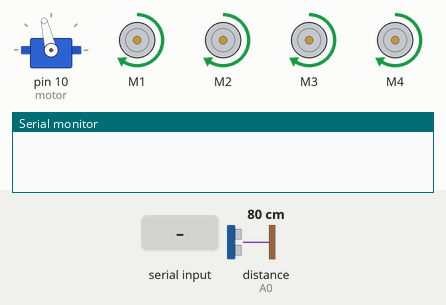
The sketch below on a simulated Arduino Uno, built with avr-gcc and run on an emulated ATmega328P. Parts: servo, 4 × DC motor (green arrow = forward, orange = backward, longer = faster), the last lines printed to the serial monitor. Wiring (inferred from the names in the program): ultrasonic range finder: trigger A1; echo A0. The inputs (shaded band) are chosen by the test bench; at power-on: distance to the obstacle (sensor on A0) 80 cm. The echo pulse lasts 58.3 µs per cm.

Above: at 1.2 s.
1.3 s: distance to the obstacle (sensor on A0) set to 28 cm
2.8 s: distance to the obstacle (sensor on A0) set to 24 cm
At 5.6 s:
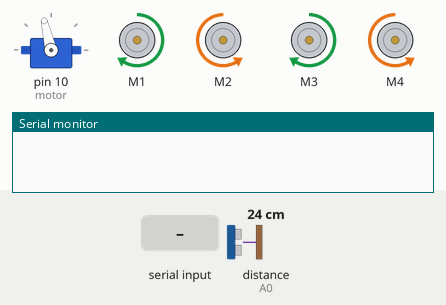
5.8 s: distance to the obstacle (sensor on A0) set to 35 cm
At 6.5 s:
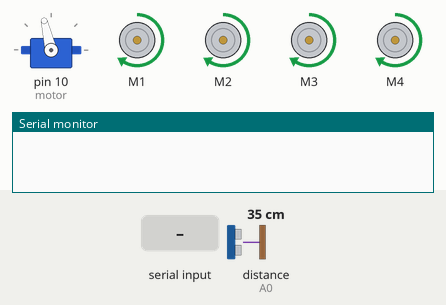
7.6 s: "M" received over Serial
9.4 s: "L" received over Serial
At 9.7 s:
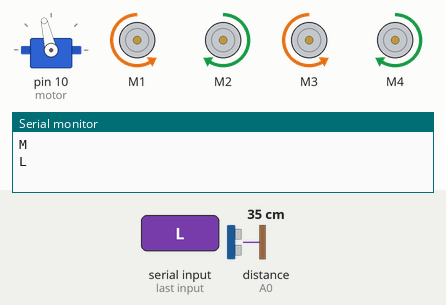
10.9 s: "F" received over Serial
At 12.0 s:
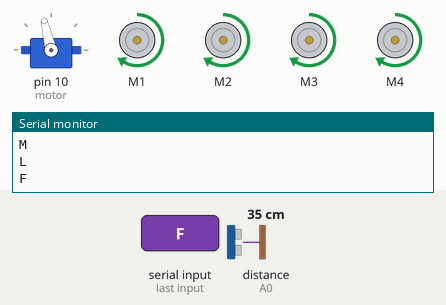
Timing chart, 0 to 13.4 s (numbered marks = the images above; inputs shaded):
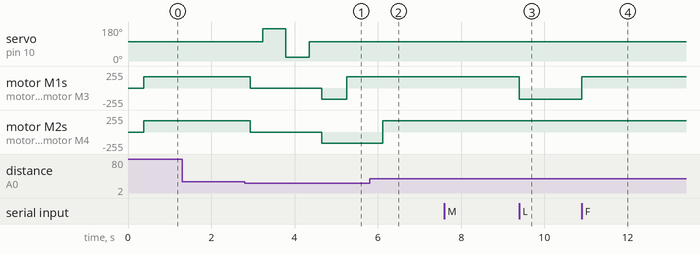

The sketch:

obstacle_avoidance_enhanced.ino
```cpp
/*
  Enhanced Obstacle Avoidance + Bluetooth + Voice Controlled Robot
  Features:
    - Dynamic mode switching via Bluetooth ('M' to switch)
    - Intelligent obstacle avoidance using servo-scanning
    - Speed adjustment based on distance
    - Fallback if blocked from all directions
    - Basic ultrasonic filtering
*/

#include <Servo.h>
#include <AFMotor.h>

#define Echo A0
#define Trig A1
#define motor 10
#define Speed 170
#define spoint 103

char value;
int mode = 0;  // 0: Obstacle, 1: Bluetooth, 2: Voice

int distance;
int filteredDistance;
int Left;
int Right;
int Front;

Servo servo;
AF_DCMotor M1(1);
AF_DCMotor M2(2);
AF_DCMotor M3(3);
AF_DCMotor M4(4);

void setup() {
  Serial.begin(9600);
  pinMode(Trig, OUTPUT);
  pinMode(Echo, INPUT);
  servo.attach(motor);
  M1.setSpeed(Speed);
  M2.setSpeed(Speed);
  M3.setSpeed(Speed);
  M4.setSpeed(Speed);
}

void loop() {
  if (Serial.available()) {
    value = Serial.read();
    Serial.println(value);
    if (value == 'M') {
      mode = (mode + 1) % 3;
    }
  }
  if (mode == 0) Obstacle();
  else if (mode == 1) Bluetoothcontrol();
  else voicecontrol();
}

// ========== Distance Sensing ==========
int getDistance() {
  long duration;
  digitalWrite(Trig, LOW);
  delayMicroseconds(2);
  digitalWrite(Trig, HIGH);
  delayMicroseconds(10);
  digitalWrite(Trig, LOW);
  duration = pulseIn(Echo, HIGH);
  return duration * 0.034 / 2;
}

int getFilteredDistance() {
  int sum = 0;
  for (int i = 0; i < 5; i++) {
    sum += getDistance();
    delay(10);
  }
  return sum / 5;
}

// ========== Obstacle Avoidance ==========
void Obstacle() {
  servo.write(spoint);
  delay(300);
  Front = getFilteredDistance();

  if (Front > 25) {
    forward();
  } else {
    Stop();
    delay(300);
    servo.write(170); delay(500);
    Right = getFilteredDistance();
    servo.write(20); delay(500);
    Left = getFilteredDistance();
    servo.write(spoint); delay(300);

    if (Left > Right && Left > 25) {
      left();
      delay(400);
    } else if (Right > 25) {
      right();
      delay(400);
    } else {
      backward();
      delay(600);
      right();
      delay(500);
    }
  }
}

// ========== Bluetooth Control ==========
void Bluetoothcontrol() {
  if (value == 'F') forward();
  else if (value == 'B') backward();
  else if (value == 'L') left();
  else if (value == 'R') right();
  else if (value == 'S') Stop();
}

// ========== Voice Control (Same as Bluetooth here) ==========
void voicecontrol() {
  Bluetoothcontrol();
}

// ========== Movement Functions ==========
void forward() {
  M1.run(FORWARD);
  M2.run(FORWARD);
  M3.run(FORWARD);
  M4.run(FORWARD);
}

void backward() {
  M1.run(BACKWARD);
  M2.run(BACKWARD);
  M3.run(BACKWARD);
  M4.run(BACKWARD);
}

void left() {
  M1.run(BACKWARD);
  M2.run(FORWARD);
  M3.run(BACKWARD);
  M4.run(FORWARD);
}

void right() {
  M1.run(FORWARD);
  M2.run(BACKWARD);
  M3.run(FORWARD);
  M4.run(BACKWARD);
}

void Stop() {
  M1.run(RELEASE);
  M2.run(RELEASE);
  M3.run(RELEASE);
  M4.run(RELEASE);
}
```

Measured:
- the behaviour switches between 27 and 26 cm on distance to the obstacle (sensor on A0) (found by bisection; images 0 and 1)
- after the input at 1.3 s, every drawn part: stays the same
- after the input at 2.8 s, servo on pin 10 (motor): 103° → 170° after 0.43 s, → 20° 0.56 s later, → 103° 0.56 s later; motor M1, motor M3: forward 170/255 → stopped after 0.13 s, → backward 170/255 1.7 s later, → forward 170/255 0.60 s later; motor M2, motor M4: forward 170/255 → stopped after 0.13 s, → backward 170/255 1.7 s later
- after the input at 5.8 s, servo on pin 10 (motor): stays 103° (without the input it goes to 170° after 0.61 s); motor M1, motor M3: stays forward 170/255 (without the input it goes to stopped after 0.31 s); motor M2, motor M4: backward 170/255 → forward 170/255 after 0.32 s
- after the input at 9.4 s, motor M1, motor M3: forward 170/255 → backward 170/255 at once
- after the input at 10.9 s, motor M1, motor M3: backward 170/255 → forward 170/255 at once
